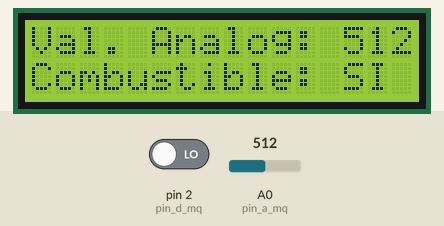
Recording of a sketch running on a simulated Arduino Uno, built with avr-gcc and run on an emulated ATmega328P. On the bench: 16×2 character LCD. The test bench sets the inputs (shaded band); at power-on: pin 2 (pin_d_mq) LOW, A0 (pin_a_mq) = 512. What the sketch prints to the serial monitor is not drawn.

Above: at 1.2 s.
1.3 s: pin 2 (pin_d_mq) driven HIGH
At 2.2 s:
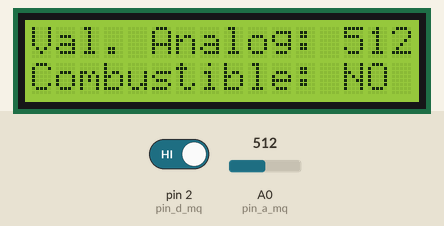
3.2 s: A0 (pin_a_mq) set to 716
At 4.5 s:
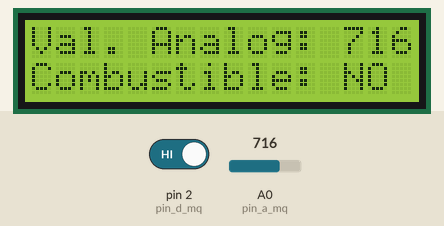
4.8 s: A0 (pin_a_mq) set to 900
At 6.0 s:
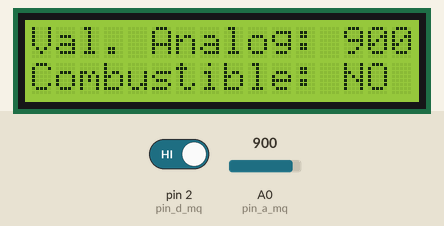
6.4 s: pin 2 (pin_d_mq) driven LOW
At 7.2 s:
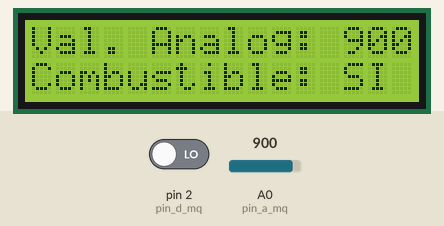
8.0 s: A0 (pin_a_mq) set to 1023
At 8.5 s:
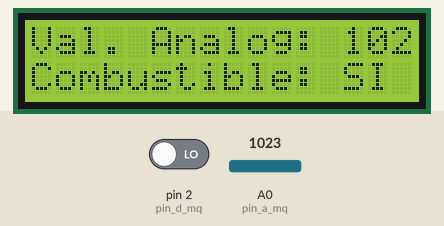
Timing chart, 0 to 10.6 s (numbered marks = the images above; inputs shaded):
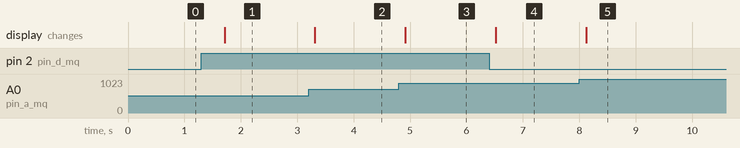

Measured:
- after the input at 1.3 s, the display: changes after 0.41 s (image 1)
- after the input at 3.2 s, the display: changes after 0.11 s (image 2)
- after the input at 4.8 s, the display: changes after 0.11 s (image 3)
- after the input at 6.4 s, the display: changes after 0.12 s (image 4)
- after the input at 8.0 s, the display: changes after 0.12 s (image 5)

The sketch:

Detector-gases-combustibles_MQ-2.ino
```cpp
#include <Wire.h>
#include <LiquidCrystal_I2C.h>

//Crear el objeto lcd  dirección  0x3F y 16 columnas x 2 filas
LiquidCrystal_I2C lcd(0x3F,16,2);  //

int pin_d_mq = 2;
int pin_a_mq = A0;

void setup() {
  Serial.begin(9600);
  // Inicializar el LCD
  lcd.init();

  //Encender la luz de fondo.
  lcd.backlight();

  // Escribimos el Mensaje en el LCD.
  lcd.print("Iniciando...");

  pinMode(pin_d_mq, INPUT);
}


void loop() {
  boolean mq_estado = digitalRead(pin_d_mq);//Leemos el sensor
  int mq_a_valor = analogRead(pin_a_mq);

  lcd.clear();
  lcd.setCursor(0, 0);
  lcd.print("Val. Analog: ");
  lcd.print(mq_a_valor);

  // Ubicamos el cursor en la primera posición(columna:0) de la segunda línea(fila:1)
  lcd.setCursor(0, 1);

  Serial.print("Valor analógico: ");
  Serial.print(mq_a_valor);
  if(mq_estado) //si la salida del sensor es 1
  {
    Serial.println("-Sin presencia de gases combustibles");
    lcd.print("Combustible: NO");
  }
  else //si la salida del sensor es 0
  {
    Serial.println("-Con presencia de gases combustibles");
    lcd.print("Combustible: SI");
  }
  delay(500);
}
```
